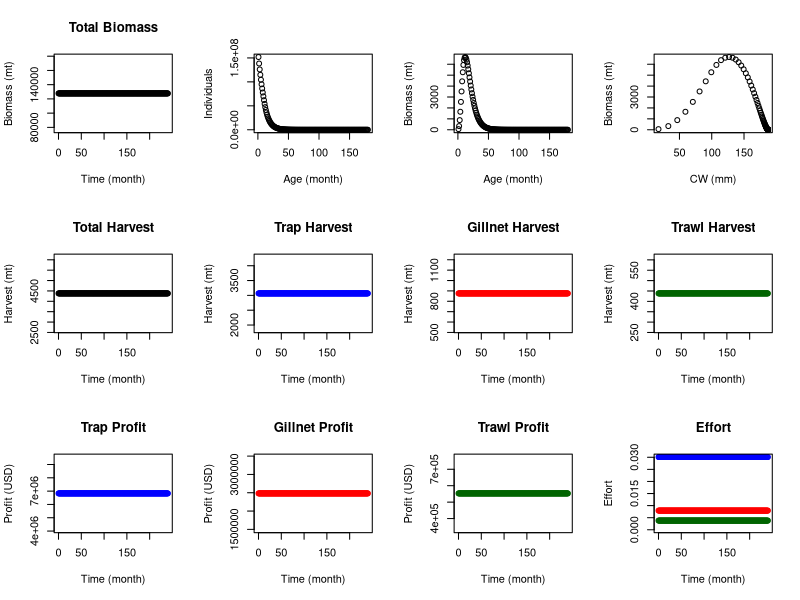

Recreate this plot in R. (Note: this script raises an error after producing the figure.)
#BSC Indonesia
#12 May 2017

BSCFUNCTIONog<-function(BerriedPolicyCompliance,PricePremium,TrawlBanCompliance, SizeLCompliance, Efforts,PLOTRESULTS,SIZELIMIT,SIZELIMITpolicy,TRAWLBANpolicy,OPENACCESSpolicy){
  
  Nmat<-180 #number of months in age-structured model
  AdjustTime<- 12*200 #months (12 months times x years)
  ProjectionTime<- 12*20 #months (12 months times x years)
  leadT<-0
  ModelTimeRange<- -AdjustTime:ProjectionTime #stabilizing time and projection time
  
  age<-c(1:Nmat)
  data <- data.frame(age=age)
  data$CW<-187*(1-exp(-1.13*((data$age/12)+0.0038)))
  maturity<- 1/(12*(1+exp(12.5*(1-(data$CW/118.98)))))
  data$m<-0
  data$m[6:length(age)]<-maturity[6:length(age)]
  natmort<-exp(-0.0934)
  eggs<-((19.128*data$CW)-1517.1)*1000
  data$eggs<-eggs*(eggs>=0)
  data$meggs<-data$m*data$eggs
  data$weight<-0.00007*(data$CW^2.997)
  K<-160960#1058543 #can be derived using catch-MSY method
  
  #USD per ton, using data provided by the kkp and conversion of 12,500IDR/USD
  if (PricePremium==1){
    Price<- ((156.25*data$CW)+6875)*1000/12500
  }else{
    Price<- (50000000/12500)*(data$CW>0)
  }
  
  #Source of cost: SFP 2014
  TrapCostPerF<-(222000*52488000*.7)/(12*12500*10*Efforts[1]) #10 kg of harvest per day, 52,488MTx1000kg/MT, 12 is harvest per month
  NetCostPerF<- (146000*52488000*.2)/(12*12500*10*Efforts[2])
  TrawlCostPerF<- (343000*52488000*.1)/(12*12500*10*Efforts[3])  
  
  #POLICY PARAMETER HERE-------------------------
  BerriedPolicyCompliance<-BerriedPolicyCompliance #max is 1, 0 means no Berried Policy
  epsilon<-0.1#0.05 #for the open access scenario
  
  #SizeLimit<- 100 #unit is mm
  SizeLimit<-SIZELIMIT
  SizeLimitCompliance<-SizeLCompliance  #max is 1 (full compliance). 0 means no compliance
  
  PopINI<-matrix(1000000, ncol = 1, nrow = Nmat)
  
  Leslie <- matrix(0, ncol = Nmat, nrow = Nmat)
  x<-rep(natmort,Nmat)
  y <- diag(x)
  Leslie[c(2:Nmat),]<-y[c(1:Nmat-1),]
  Leslie[1,]<-data$meggs
  
  ##What is Rsurv?
  ###########----------------
  Biomass<-vector()
  SSB<-vector()
  Pop<-PopINI
  
  # ----GET GK. Recruitment in the absence of fishing that would lead to biomass K.
  # for (GK in seq(1.197e8,1.2e8,by=0.0001e8)){
  #   count<-0
  #   RsurvVEC<-vector()
  #   for (month in ModelTimeRange){
  #     count<-count+1
  #     Pop2<-floor(Leslie%*%Pop)
  #     RsurvVEC[count]<-GK/Pop2[1,1] #output is 2.022027e-06
  #     
  #     #if (month%%6==0){
  #     Pop2[1,1]<-GK
  #     #} else
  #     #{Pop2[1,1]<-0}
  #     
  #     Pop<-Pop2
  #     Biomass[count]<-sum(Pop*data$weight)/(1000*1000) #from grams to mt
  #     SSB[count]<-sum(floor(data$m*Pop)*data$weight)/(1000*1000)
  #   }
  #   indicator<-tail(Biomass,n=1)
  #   if (indicator >K){break}
  # }
  # indicator
  # GK
  
  GK<-1.1988e8
  count<-0
  RsurvVEC<-vector()
  for (month in ModelTimeRange){
    count<-count+1
    Pop2<-floor(Leslie%*%Pop)
    RsurvVEC[count]<-GK/Pop2[1,1] #output is 2.022027e-06
    
    Pop2[1,1]<-GK
    
    Pop<-Pop2
    Biomass[count]<-sum(Pop*data$weight)/(1000*1000) #from grams to mt
    SSB[count]<-sum(floor(data$m*Pop)*data$weight)/(1000*1000)
  }
  tail(Biomass,n=1)
  SSBk<-tail(SSB,n=1)
  #########------------------
  Rsurv<-tail(RsurvVEC,n=1)   #Rsurv<-2.022027e-06
  
  ######--- MAIN MODEL HERE
  Strap<-1/(1+exp(25*(1-(data$CW/105))))
  Sgnet<-1/(1+exp(10*(1-(data$CW/90))))
  Strawl<-1/(1+exp(10*(1-(data$CW/80))))
  
  alpha<-1 ##ADJUSTABLE
  Biomass<-vector()
  SSB<-vector()
  TotHarvest<-vector()
  TrapHarvest<-vector()
  NetHarvest<-vector()
  TrawlHarvest<-vector()
  TotProfit<-vector()
  TrapProfit<-vector()
  NetProfit<-vector()
  TrawlProfit<-vector()
  
  Pop<-PopINI
  PopBerriedPolicy<-PopINI*0
  
  Etrap<-Efforts[1]#0.01#0.105
  Egnet<-Efforts[2]#0.002#0.025
  Etrawl<-Efforts[3]#0.00065#0.0114
  
  EtrapVec<-vector()
  EgnetVec<-vector()
  EtrawlVec<-vector()
  
  #catch limit
  data$CatchLimit<- (1-SizeLimitCompliance)
  data$CatchLimit[data$CW>=SizeLimit] = 1
  
  BerriedPolicyEfficiency=0
  
  count<-0
  for (month in ModelTimeRange){
    count<-count+1
    
    if (BerriedPolicyCompliance>0){
      if (month>0){
        BerriedPolicyEfficiency=BerriedPolicyCompliance
      }else {}
    }
    
    Ftrap=exp(-Etrap*Strap)
    Fgnet=exp(-Egnet*Sgnet)
    Ftrawl=exp(-Strawl*Etrawl)
    F=Ftrap*Fgnet*Ftrawl #F=exp(-Etrap*Strap-Egnet*Sgnet-Strawl*Etrawl)
    M=rep(natmort,Nmat)
    
    LeslieModel <- matrix(0, ncol = Nmat, nrow = Nmat)
    
    Mort<-M*F
    DiagMort <- diag(Mort)
    LeslieModel[c(2:Nmat),]<-DiagMort[c(1:Nmat-1),]
    LeslieModelBerried<-(LeslieModel>0)*1 
    LeslieModelBerried[1,]<-data$eggs
    LeslieModel[1,]<-data$meggs
    
    #harvest
    Harvest<-Pop*((1-Mort)*(1-F)/ ((1-M)+(1-F)))
    
    #BERRIED POLICY
    PopBerriedPolicy<-floor(Harvest*data$m*BerriedPolicyEfficiency)
    Harvest<-Harvest-PopBerriedPolicy
    
    TotHarvest[count]<-sum(data$weight*Harvest)/(1000*1000)
    
    #population transition
    Pop2<-floor((LeslieModel%*%Pop) + (LeslieModelBerried%*%PopBerriedPolicy))
    
    ##RECRUITMENT
    if ((Pop2[1,1]*Rsurv) < (GK)){
      Pop2[1,1]<-((GK^alpha+(GK-(Rsurv*Pop2[1,1]))^alpha)^(1/alpha))
    } else {
      Pop2[1,1]<-GK
    }
    
    #PLOT the Stock-recruitment function
    if (FALSE){
      
      GK<-100 #max recruitment
      varB<-0.7 #fraction of SSBk where R is 1/2
      SSBk<-100 #SSB at K
      count<-0
      R<-vector()
      SSBLen<-1:150
      for (SSB in SSBLen){
        count<-count+1
        #R[count]<-((GK/(0.66*varB*SSBk))*SSB)/(1+(SSB/(varB*SSBk)))
        R[count]<-((GK/(varB*SSBk))*SSB)/(1+(SSB/(varB*SSBk)))
      }
      plot(SSBLen,R)
      
    }
    
    FracTrap<-(1-Ftrap)/((1-Ftrap)+(1-Fgnet)+(1-Ftrawl))
    FracNet<-(1-Fgnet)/((1-Ftrap)+(1-Fgnet)+(1-Ftrawl))
    FracTrawl<-(1-Ftrawl)/((1-Ftrap)+(1-Fgnet)+(1-Ftrawl))
    
    is.nan.data.frame <- function(x)
      do.call(cbind, lapply(x, is.nan))
    FracTrap[is.nan.data.frame(FracTrap)] <- 0
    FracNet[is.nan.data.frame(FracNet)] <- 0
    FracTrawl[is.nan.data.frame(FracTrawl)] <- 0
    
    TrapHarvest[count]<-sum(data$weight*Harvest*FracTrap)/(1000*1000)
    NetHarvest[count]<-sum(data$weight*Harvest*FracNet)/(1000*1000)
    TrawlHarvest[count]<-sum(data$weight*Harvest*FracTrawl)/(1000*1000)
    
    TrapProfit[count]<-(sum(data$weight*Harvest*FracTrap*Price)/(1000*1000)) - (TrapCostPerF*Etrap)
    NetProfit[count]<-(sum(data$weight*Harvest*FracNet*Price)/(1000*1000)) - (NetCostPerF*Egnet)
    TrawlProfit[count]<-(sum(data$weight*Harvest*FracTrawl*Price)/(1000*1000)) - (TrawlCostPerF*Etrawl)
    
    Pop<-Pop2
    Biomass[count]<-sum(Pop*data$weight)/(1000*1000) #from grams to mt
    
    EtrapVec[count]<-Etrap
    EgnetVec[count]<-Egnet
    EtrawlVec[count]<-Etrawl
    
    #---POLICIES
    if (month>=0){
      #---OPEN ACCESS
      if (OPENACCESSpolicy==1){
        Etrap<-Etrap+(epsilon*(((sum(data$weight*Harvest*FracTrap*Price)/(1000*1000))/(TrapCostPerF*Etrap))-1)*Etrap)
        Egnet<-Egnet+(epsilon*(((sum(data$weight*Harvest*FracNet*Price)/(1000*1000))/(NetCostPerF*Egnet))-1)*Egnet)
        Etrawl<-Etrawl+(epsilon*(((sum(data$weight*Harvest*FracTrawl*Price)/(1000*1000))/(TrawlCostPerF*Etrawl))-1)*Etrawl)
      }
      
      #---TRAWL BAN
      if (TRAWLBANpolicy==1){
        
        Etrawl<-Efforts[3]*(1-TrawlBanCompliance)
      } #no need to worry about OA. It should not be OA when there is a trawl ban
      
    }
    
    if (month == 0){
      #---SIZE LIMIT
      if (SIZELIMITpolicy==1){
        Strap<-Strap*data$CatchLimit
        Sgnet<-Sgnet*data$CatchLimit
        Strawl<-Strawl*data$CatchLimit}
    }
  }
  
  if (PLOTRESULTS==1){
    
    par(mfrow=c(3,4))
    
    plot(-leadT:ProjectionTime,Biomass[(length(Biomass)-leadT-ProjectionTime):length(Biomass)], xlab="Time (month)",ylab="Biomass (mt)",main="Total Biomass",type="o")
    plot(Pop,xlab="Age (month)",ylab="Individuals")
    plot(Pop*data$weight/(1000*1000), xlab="Age (month)",ylab="Biomass (mt)")
    plot(data$CW,Pop*data$weight/(1000*1000), xlab="CW (mm)",ylab="Biomass (mt)")
    
    plot(-leadT:ProjectionTime,TotHarvest[(length(Biomass)-leadT-ProjectionTime):length(Biomass)], xlab="Time (month)", ylab="Harvest (mt)",main="Total Harvest",type="o")
    plot(-leadT:ProjectionTime,TrapHarvest[(length(Biomass)-leadT-ProjectionTime):length(Biomass)], xlab="Time (month)", col="blue",ylab="Harvest (mt)",main="Trap Harvest",type="o")
    plot(-leadT:ProjectionTime,NetHarvest[(length(Biomass)-leadT-ProjectionTime):length(Biomass)], xlab="Time (month)", col="red",ylab="Harvest (mt)",main="Gillnet Harvest",type="o")
    plot(-leadT:ProjectionTime,TrawlHarvest[(length(Biomass)-leadT-ProjectionTime):length(Biomass)], xlab="Time (month)", col="darkgreen", ylab="Harvest (mt)",main="Trawl Harvest",type="o")
    
    plot(-leadT:ProjectionTime,TrapProfit[(length(Biomass)-leadT-ProjectionTime):length(Biomass)], xlab="Time (month)", ylab="Profit (USD)",col="blue",main="Trap Profit",type="o")
    plot(-leadT:ProjectionTime,NetProfit[(length(Biomass)-leadT-ProjectionTime):length(Biomass)], xlab="Time (month)", ylab="Profit (USD)",col="red",main="Gillnet Profit",type="o")
    plot(-leadT:ProjectionTime,TrawlProfit[(length(Biomass)-leadT-ProjectionTime):length(Biomass)], xlab="Time (month)", ylab="Profit (USD)",col="darkgreen",main="Trawl Profit",type="o")
    plot(-leadT:ProjectionTime,EtrapVec[(length(Biomass)-leadT-ProjectionTime):length(Biomass)], xlab="Time (month)", ylab="Effort",col="blue",main="Effort",ylim=c(0,max(EtrapVec,EgnetVec,EtrawlVec)),type="o")
    points(-leadT:ProjectionTime,EgnetVec[(length(Biomass)-leadT-ProjectionTime):length(Biomass)], xlab="Time (month)", col="red",type="o")
    points(-leadT:ProjectionTime,EtrawlVec[(length(Biomass)-leadT-ProjectionTime):length(Biomass)], xlab="Time (month)", col="darkgreen",type="o")
  }
  
  newList <- list("CW"=data$CW,"BIOM"=Pop*data$weight/(1000*1000),
                  "Biomass"=Biomass,"TrapHarvestENDYEAR"=data$weight*Harvest*FracTrap/(1000*1000),
                  "NetHarvestENDYEAR"=data$weight*Harvest*FracNet/(1000*1000),
                  "TrawlHarvestENDYEAR"=data$weight*Harvest*FracTrawl/(1000*1000),
                  "TrapProfit"=TrapProfit,"NetProfit"=NetProfit,"TrawlProfit"=TrawlProfit,
                  "TrapHarvest"=TrapHarvest,"NetHarvest"=NetHarvest,
                  "TrawlHarvest"=TrawlHarvest,"ModelTimeRange"=ModelTimeRange)
  return(newList)
  
}

#CHECKER
Efforts<-c(0.0301,0.00793,0.0038)
test1<-BSCFUNCTIONog(BerriedPolicyCompliance=0,PricePremium=0,TrawlBanCompliance=1, SizeLCompliance=1, Efforts,PLOTRESULTS=1,SIZELIMIT=100,SIZELIMITpolicy=0,TRAWLBANpolicy=0,OPENACCESSpolicy=0)
sum(ProfitListCheck$TrapHarvestENDYEAR)
sum(ProfitListCheck$NetHarvestENDYEAR)
sum(ProfitListCheck$TrawlHarvestENDYEAR)